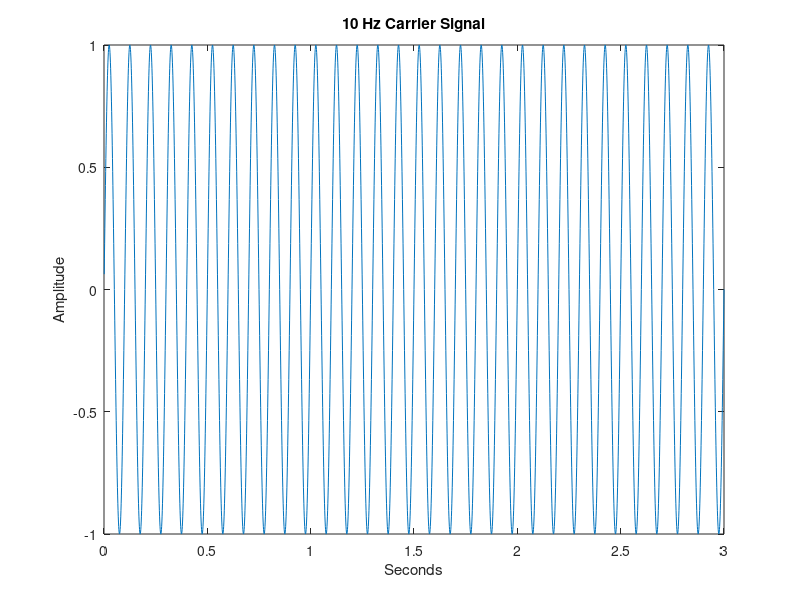

Recreate this plot in MATLAB.
% Carrier Signal at 10 Hz

f_c = 10; % [Hz] - Carrier frequency
time = 3; % [s] - Signal length
Ts = 1/1000; % [s] - Sampling interval ie. time interval between samples
t = Ts:Ts:time;
x = sin(2*pi*f_c*t);

figure(1)
plot(t,x); % plot carrier signal
xlabel('Seconds');
ylabel('Amplitude');
title('10 Hz Carrier Signal');

